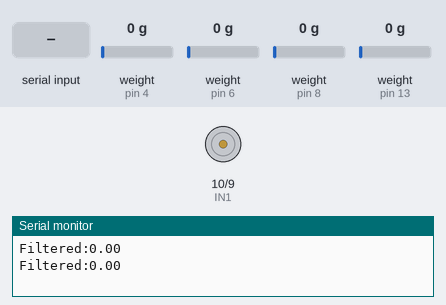
Bench run of a sketch on a simulated Arduino Uno, built with avr-gcc and run on an emulated ATmega328P. Parts: motor-driver pin pairs drawn as motors (green arrow = first pin HIGH = forward, orange = second pin HIGH = backward, longer = more drive, scaled by the enable pin), the last lines printed to the serial monitor. The inputs (shaded band) are chosen by the test bench; at power-on: weight on the scale (sensors on pin 4, pin 6, pin 8, pin 13) 0 g.

Above: at 9.2 s.
9.3 s: "SHAKE\n" received over Serial
At 10.8 s:
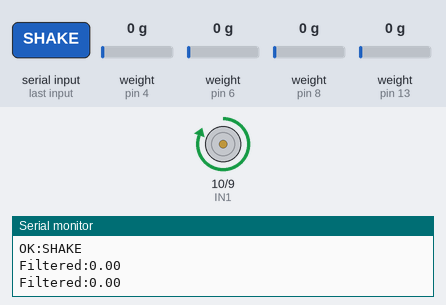
11.1 s: "RESET\n" received over Serial
At 12.2 s:
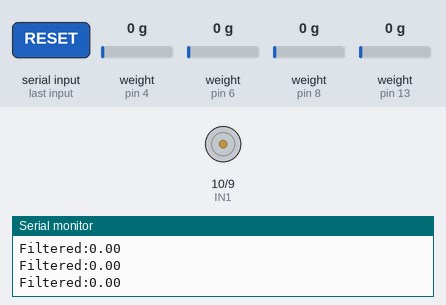
Timing chart, 0 to 14.1 s (numbered marks = the images above; inputs shaded):
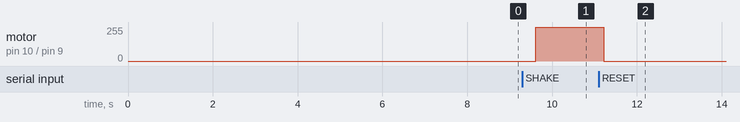

Measured:
- after the input at 9.3 s, motor on pin 10 (IN1) / pin 9 (IN2): stopped → forward 255/255 after 0.31 s
- after the input at 11.1 s, motor on pin 10 (IN1) / pin 9 (IN2): forward 255/255 → stopped after 0.12 s instead of 3.7 s

The sketch:

tray_controller.ino
```cpp
#include "HX711.h"

HX711 scale0;
HX711 scale1;
HX711 scale2;
HX711 scale3;

#define ENA 11
#define IN1 10
#define IN2 9

HX711 scales[4] = { scale0, scale1, scale2, scale3 };

const uint8_t dataPin[4] = { 4, 6, 8, 13 };
const uint8_t clockPin[4] = { 2, 5, 7, 12 };

float calib[4] = { 1.0, 1.0, 1.0, 1.0 };

float sum = 0;
float avg_running = 0;
float calibration_offset[] = {.0, .0, .0, .0};
float calibration_factor[] = {1.0/114, 1.0/114, 1.0/114, 1.0/114};

// ── Motor state machine (non-blocking) ──
bool motor_running = false;
unsigned long motor_start_ms = 0;
const unsigned long SHAKE_DURATION = 5000;  // ms (must match UI SHAKE_DURATION_S)

float sample(HX711 scale, int num_samples) {
  float sum_raw = 0;
  for (int i = 0; i < num_samples; i++) {
    sum_raw += scale.read();
  }
  return sum_raw / (float)num_samples;
}

void stop_motor() {
  digitalWrite(IN1, LOW);
  digitalWrite(IN2, LOW);
  analogWrite(ENA, 0);
  motor_running = false;
}


void setup()
{
  Serial.begin(115200);

  pinMode(ENA, OUTPUT);
  pinMode(IN1, OUTPUT);
  pinMode(IN2, OUTPUT);

  // Motor brake immediately (prevents floating-pin spin during boot)
  stop_motor();

  for (int i = 0; i < 4; i++)
  {
    scales[i].begin(dataPin[i], clockPin[i]);
    scales[i].set_scale(calib[i]);
    scales[i].tare();
  }

  for (int i = 0; i < 4; i++){
    calibration_offset[i] = sample(scales[i], 10);
  }
}


void loop()
{
  // ── Motor timeout check: auto-stop after shake duration ──
  if (motor_running && (millis() - motor_start_ms >= SHAKE_DURATION)) {
    stop_motor();
  }

  // ── Serial commands ──
  if (Serial.available() > 0) {
    String cmd = Serial.readStringUntil('\n');
    cmd.trim();

    if (cmd == "RESET") {
      stop_motor();  // safety: stop motor during reset
      for (int i = 0; i < 4; i++) {
        scales[i].tare();
        calibration_offset[i] = sample(scales[i], 10);
      }
      avg_running = 0;
      Serial.println("OK:RESET");
      return;
    }

    if (cmd == "SHAKE") {
      digitalWrite(IN1, HIGH);
      digitalWrite(IN2, LOW);
      analogWrite(ENA, 255);
      motor_running = true;
      motor_start_ms = millis();
      Serial.println("OK:SHAKE");
      return;
    }

    if (cmd == "STOP") {
      stop_motor();
      Serial.println("OK:STOP");
      return;
    }

    if (cmd == "WEIGHT") {
      Serial.print("WEIGHT:");
      Serial.println(avg_running);
      return;
    }
  }

  // ── Normal weight reading ──
  sum = 0;
  for (int i = 0; i < 4; i++){
    sum += (sample(scales[i], 1) - calibration_offset[i]) * calibration_factor[i];
  }
  sum /= 4;

  float diff = abs(sum - avg_running);
  float alpha = (diff > 5.0) ? 0.5 : 0.1;
  avg_running = (alpha * sum) + ((1.0 - alpha) * avg_running);

  Serial.print("Filtered:");
  Serial.println(avg_running);
}
```
